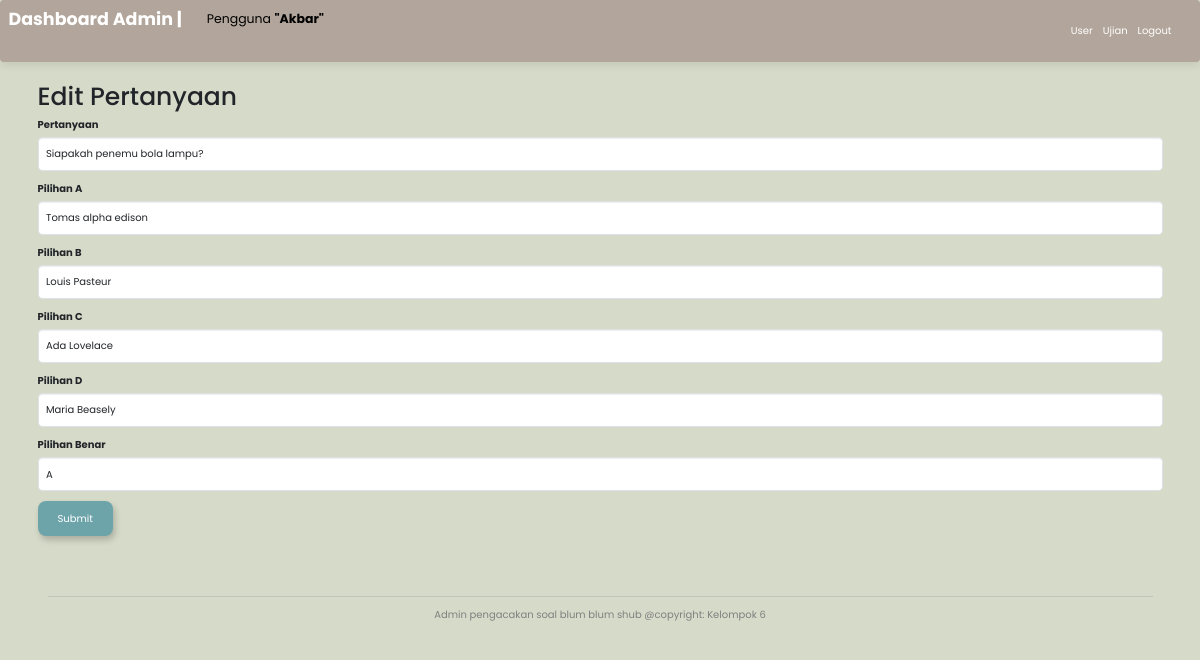
Page /admin/?page=ujian/edit.php&id=1 (signed in) on the committed database.
### tables this page shows
CREATE TABLE `soal` (
  `id_soal` int(11) NOT NULL,
  `pertanyaan` text DEFAULT NULL,
  `jawaban_a` text DEFAULT NULL,
  `jawaban_b` text DEFAULT NULL,
  `jawaban_c` text DEFAULT NULL,
  `jawaban_d` text DEFAULT NULL,
  `kunci_jawaban` varchar(1) DEFAULT NULL
);

### admin/ujian/edit.php (the view, shortened to what this page needs)
<?php
    $id = $_GET['id'];
    $sql = mysqli_query($db, "SELECT * FROM soal WHERE id_soal = $id");
    $ambil_data = mysqli_fetch_assoc($sql);
    $pertanyaan = $ambil_data['pertanyaan'];
    $jawaban_a = $ambil_data['jawaban_a'];
    $jawaban_b = $ambil_data['jawaban_b'];
    $jawaban_c = $ambil_data['jawaban_c'];
    $jawaban_d = $ambil_data['jawaban_d'];
    $kunci_jawaban = $ambil_data['kunci_jawaban'];
?>
<div class="col-md-12">
    <h1>Edit Pertanyaan</h1>
    <form action="?page=ujian/edit_action.php" method="POST">
        <div class="mb-3">
            <label for="exampleInputEmail1" class="form-label">Pertanyaan</label>
            <input value="<?=$pertanyaan?>" name="pertanyaan" type="text" class="form-control" id="exampleInputEmail1" aria-describedby="emailHelp">
        </div>
        <div class="mb-3">
            <label for="exampleInputEmail1" class="form-label">Pilihan A</label>
            <input value="<?=$jawaban_a?>" name="A" type="text" class="form-control" id="exampleInputEmail1" aria-describedby="emailHelp">
        </div>
        <div class="mb-3">
            <label for="exampleInputEmail1" class="form-label">Pilihan B</label>
            <input value="<?=$jawaban_b?>" name="B" type="text" class="form-control" id="exampleInputEmail1" aria-describedby="emailHelp">
        </div>
        <div class="mb-3">
            <label for="exampleInputEmail1" class="form-label">Pilihan C</label>
            <input value="<?=$jawaban_c?>" name="C" type="text" class="form-control" id="exampleInputEmail1" aria-describedby="emailHelp">
        </div>
        <div class="mb-3">
            <label for="exampleInputEmail1" class="form-label">Pilihan D</label>
            <input value="<?=$jawaban_d?>" name="D" type="text" class="form-control" id="exampleInputEmail1" aria-describedby="emailHelp">
        </div>
        <div class="mb-3">
            <label for="exampleInputEmail1" class="form-label">Pilihan Benar</label>
            <select class="form-control" id="exampleInputEmail1" name="benar" id="">
                <option <?php if ($kunci_jawaban == "A") {echo "selected";}?> value="A">A</option>
            </select>
        </div>
        <button type="submit" class="btn btn-primary">Submit</button>
    </form>
</div>

### admin/index.php (style rules this page uses)
body, nav ,input, button { font-family: 'Poppins', sans-serif; background-color: #D6DAC8; }
.btn-primary { background-color: #6DA4AA; color: white; border-radius: 8px; padding: 10px 20px; border: none; transition: all 0.3s ease; box-shadow: 2px 4px 6px rgba(0, 0, 0, 0.2); cursor: pointer; }

### rows in the picture
soal: pertanyaan "Siapakah penemu bola lampu?", A "Tomas alpha edison", B "Louis Pasteur", C "Ada Lovelace", D "Maria Beasely", benar "A"

### other values in the picture
$_SESSION['nama'] "Akbar"
